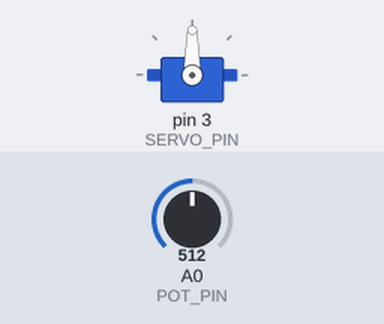
The sketch below on a simulated Arduino Uno, built with avr-gcc and run on an emulated ATmega328P. Shown: servo. The inputs (shaded band) are chosen by the test bench; at power-on: A0 (POT_PIN) = 512.

Above: at 1.2 s.
1.3 s: A0 (POT_PIN) set to 716
At 2.5 s:
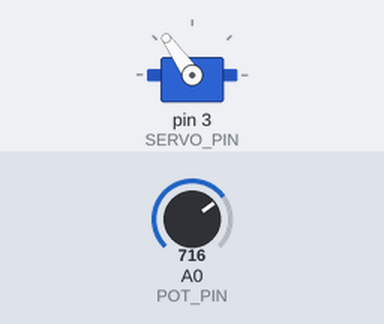
2.8 s: A0 (POT_PIN) set to 900
At 3.7 s:
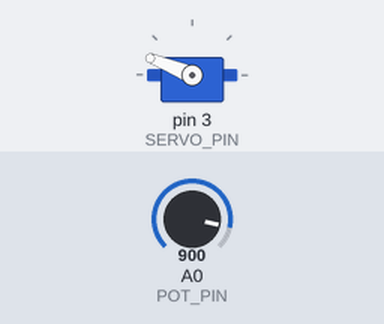
4.3 s: A0 (POT_PIN) set to 1023
At 5.1 s:
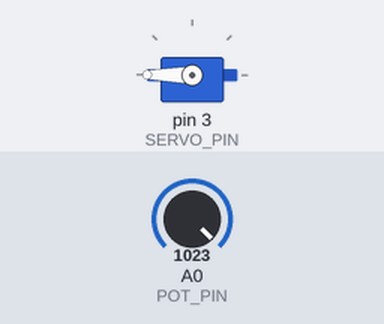
5.8 s: A0 (POT_PIN) set to 306
At 7.0 s:
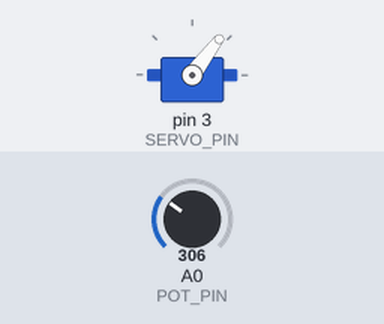
7.3 s: A0 (POT_PIN) set to 122
At 8.7 s:
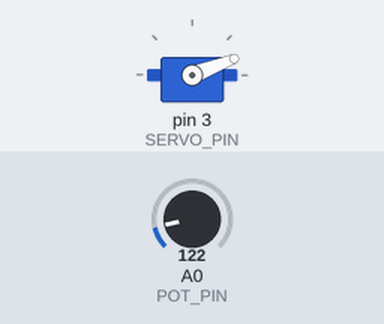
Timing chart, 0 to 9.8 s (numbered marks = the images above; inputs shaded):
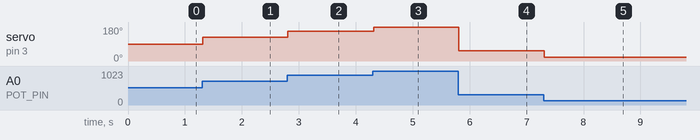

Measured:
- after the input at 1.3 s, servo on pin 3 (SERVO_PIN): 90° → 125° at once
- after the input at 2.8 s, servo on pin 3 (SERVO_PIN): 125° → 158° at once
- after the input at 4.3 s, servo on pin 3 (SERVO_PIN): 158° → 180° at once
- after the input at 5.8 s, servo on pin 3 (SERVO_PIN): 180° → 53° at once
- after the input at 7.3 s, servo on pin 3 (SERVO_PIN): 53° → 21° at once

The sketch:

06.servoMotor.ino
```cpp
/*
  Author: Callen Lin

  Learning Intention:
  The students will connect and control a positional servo motor with the Servo library.

  Success Criteria:
    1.  I understand how to connect the servo motor (Grove connector, signal on D3)
    2.  I can manually write different degrees of movement to the servo
    3.  I can map a potentiometer to a servo and control its movement
    4.  I understand the servo's angle is set by the width of each timed pulse
        sent from the microcontroller (the Servo library handles this)

  Hardware:
    Servo          -> Grove connector to D3 (yellow = signal)
    Potentiometer  -> A0
    Small servos can run from the shield's 5V. Larger servos need external power
    with a common ground (you will do this properly in 08.motorFundamentals).

  Optional breadboard reference:
    Bootcamp-servoMotor.png shows the same servo hand-wired without a Grove connector.

  Library setup (once):
    Open the bridge web interface, go to the Libraries tab, search for
    "Servo" (by Arduino) and install it. That provides the #include <Servo.h>
    used below.

  Documentation:
    https://www.sparkfun.com/servos
    https://github.com/arduino-libraries/Servo  <-- We are still using this library
*/

// Sneaky... I caught you writing "sweep sketches with a photo". Ahaha! Got you on IMG_0835 Large.jpeg

#include <Servo.h>

const int SERVO_PIN = 3;
const int POT_PIN = A0;

Servo myServo;

void setup() {
  myServo.attach(SERVO_PIN);
  myServo.write(90);
}

void loop() {
  int potValue = analogRead(POT_PIN);
  int angle = map(potValue, 0, 1023, 0, 180);

  myServo.write(angle);
  delay(15);
}

void smoothMove(int fromAngle, int toAngle) {
  if (fromAngle < toAngle) {
    for (int a = fromAngle; a <= toAngle; a++) {
      myServo.write(a);
      delay(15);
    }
  } else {
    for (int a = fromAngle; a >= toAngle; a--) {
      myServo.write(a);
      delay(15);
    }
  }
}

/*
//AUTOMATIC SWEEPING CODE
//commented because the one on the top is so much more satisfying and fun.
//to use this code, uncomment and comment the void loop above.

void loop() {
  smoothMove(0, 180);
  smoothMove(180, 0);
}

void smoothMove(int fromAngle, int toAngle) {
  if (fromAngle < toAngle) {
    for (int a = fromAngle; a <= toAngle; a++) {
      myServo.write(a);
      delay(15);
    }
  } else {
    for (int a = fromAngle; a >= toAngle; a--) {
      myServo.write(a);
      delay(15);
    }
  }
}
*/
```
